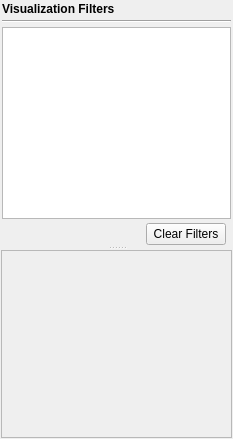
<?xml version="1.0" encoding="UTF-8"?>
<ui version="4.0">
 <class>VisualizationFilterWidgets</class>
 <widget class="QWidget" name="VisualizationFilterWidgets">
  <property name="geometry">
   <rect>
    <x>0</x>
    <y>0</y>
    <width>233</width>
    <height>439</height>
   </rect>
  </property>
  <property name="windowTitle">
   <string>Visualization Filters</string>
  </property>
  <layout class="QGridLayout" name="gridLayout_2">
   <property name="leftMargin">
    <number>1</number>
   </property>
   <property name="topMargin">
    <number>1</number>
   </property>
   <property name="rightMargin">
    <number>1</number>
   </property>
   <property name="bottomMargin">
    <number>1</number>
   </property>
   <property name="spacing">
    <number>4</number>
   </property>
   <item row="0" column="0">
    <widget class="QSplitter" name="splitter">
     <property name="orientation">
      <enum>Qt::Vertical</enum>
     </property>
     <widget class="QWidget" name="widget" native="true">
      <layout class="QGridLayout" name="gridLayout">
       <property name="leftMargin">
        <number>1</number>
       </property>
       <property name="topMargin">
        <number>1</number>
       </property>
       <property name="rightMargin">
        <number>1</number>
       </property>
       <property name="bottomMargin">
        <number>1</number>
       </property>
       <property name="spacing">
        <number>4</number>
       </property>
       <item row="1" column="0">
        <widget class="Line" name="line">
         <property name="orientation">
          <enum>Qt::Horizontal</enum>
         </property>
        </widget>
       </item>
       <item row="2" column="0">
        <widget class="VSFilterView" name="visualFilterView">
         <property name="sizePolicy">
          <sizepolicy hsizetype="Preferred" vsizetype="MinimumExpanding">
           <horstretch>0</horstretch>
           <verstretch>1</verstretch>
          </sizepolicy>
         </property>
         <property name="selectionMode">
          <enum>QAbstractItemView::ExtendedSelection</enum>
         </property>
        </widget>
       </item>
       <item row="0" column="0">
        <widget class="QLabel" name="label">
         <property name="font">
          <font>
           <weight>75</weight>
           <bold>true</bold>
          </font>
         </property>
         <property name="text">
          <string>Visualization Filters</string>
         </property>
        </widget>
       </item>
       <item row="3" column="0">
        <widget class="QWidget" name="widget_2" native="true">
         <layout class="QGridLayout" name="gridLayout_3">
          <property name="leftMargin">
           <number>0</number>
          </property>
          <property name="topMargin">
           <number>0</number>
          </property>
          <property name="rightMargin">
           <number>0</number>
          </property>
          <property name="bottomMargin">
           <number>0</number>
          </property>
          <property name="spacing">
           <number>4</number>
          </property>
          <item row="0" column="2">
           <widget class="QPushButton" name="clearFiltersBtn">
            <property name="text">
             <string>Clear Filters</string>
            </property>
           </widget>
          </item>
          <item row="0" column="1">
           <spacer name="horizontalSpacer">
            <property name="orientation">
             <enum>Qt::Horizontal</enum>
            </property>
            <property name="sizeHint" stdset="0">
             <size>
              <width>138</width>
              <height>20</height>
             </size>
            </property>
           </spacer>
          </item>
          <item row="0" column="3">
           <spacer name="horizontalSpacer_2">
            <property name="orientation">
             <enum>Qt::Horizontal</enum>
            </property>
            <property name="sizeType">
             <enum>QSizePolicy::Fixed</enum>
            </property>
            <property name="sizeHint" stdset="0">
             <size>
              <width>5</width>
              <height>20</height>
             </size>
            </property>
           </spacer>
          </item>
         </layout>
        </widget>
       </item>
      </layout>
     </widget>
     <widget class="QScrollArea" name="scrollArea">
      <property name="sizePolicy">
       <sizepolicy hsizetype="Expanding" vsizetype="MinimumExpanding">
        <horstretch>0</horstretch>
        <verstretch>3</verstretch>
       </sizepolicy>
      </property>
      <property name="widgetResizable">
       <bool>true</bool>
      </property>
      <widget class="QWidget" name="scrollAreaWidgetContents_2">
       <property name="geometry">
        <rect>
         <x>0</x>
         <y>0</y>
         <width>229</width>
         <height>185</height>
        </rect>
       </property>
       <layout class="QVBoxLayout" name="verticalLayout_7">
        <property name="spacing">
         <number>1</number>
        </property>
        <property name="leftMargin">
         <number>0</number>
        </property>
        <property name="topMargin">
         <number>0</number>
        </property>
        <property name="rightMargin">
         <number>0</number>
        </property>
        <property name="bottomMargin">
         <number>0</number>
        </property>
        <item>
         <widget class="VSFilterSettingsWidget" name="vsFilterWidget" native="true">
          <property name="sizePolicy">
           <sizepolicy hsizetype="Preferred" vsizetype="Minimum">
            <horstretch>0</horstretch>
            <verstretch>0</verstretch>
           </sizepolicy>
          </property>
         </widget>
        </item>
        <item>
         <spacer name="verticalSpacer_5">
          <property name="orientation">
           <enum>Qt::Vertical</enum>
          </property>
          <property name="sizeHint" stdset="0">
           <size>
            <width>20</width>
            <height>160</height>
           </size>
          </property>
         </spacer>
        </item>
       </layout>
      </widget>
     </widget>
    </widget>
   </item>
  </layout>
 </widget>
 <customwidgets>
  <customwidget>
   <class>VSFilterView</class>
   <extends>QTreeView</extends>
   <header location="global">VSFilterView.h</header>
  </customwidget>
  <customwidget>
   <class>VSFilterSettingsWidget</class>
   <extends>QWidget</extends>
   <header location="global">VSFilterSettingsWidget.h</header>
   <container>1</container>
  </customwidget>
 </customwidgets>
 <resources/>
 <connections/>
</ui>
